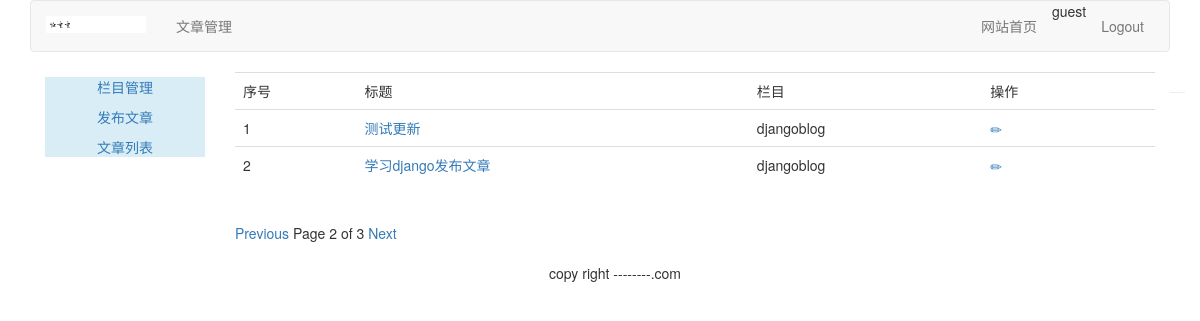
The app's page /article/article-list/?page=2 (signed in) with its own data.
### article/models.py (models this page shows, shortened)
class ArticlePost(models.Model):
    author = models.ForeignKey(User, related_name='article', on_delete=models.CASCADE)
    title = models.CharField(max_length=200)
    slug = models.SlugField(max_length=500)
    column = models.ForeignKey(ArticleColumn, related_name='article_column', on_delete=models.CASCADE)
    body = models.TextField()
    created = models.DateTimeField(default=timezone.now)
    updated = models.DateTimeField(auto_now=True)
    users_like = models.ManyToManyField(User, related_name="articles_like", blank=True)
    class Meta:
        ordering = ('-updated',)
        index_together = (('id', 'slug'),)
    def get_absolute_url(self):
        return reverse("article:article_detail", args=[self.id, self.slug])

class ArticleColumn(models.Model):
    user = models.ForeignKey(User, related_name='article_column', on_delete=models.CASCADE)
    column = models.CharField(max_length=200)
    created = models.DateField(auto_now_add=True)
    def __str__(self):
        return self.column

### article/views.py (the view)
@login_required(login_url='../../account/login/')
def article_list(request):
    articles_list = ArticlePost.objects.filter(author=request.user)
    paginator = Paginator(articles_list, 2)
    page = request.GET.get('page')
    try:
        current_page = paginator.page(page)
        articles = current_page.object_list
    except PageNotAnInteger:
        current_page = paginator.page(1)
        articles = current_page.object_list
    except EmptyPage:
        current_page = paginator.page(paginator.num_pages)
        articles = current_page.object_list
    return render(request, 'article/column/article_list.html', {'articles': articles,
                                                                'page': current_page})

### templates/article/column/article_list.html (shortened to what this page needs)
{% extends 'article/base.html' %}
{% load  staticfiles %}
{% block content %}
<div>
    <table class="table table-hover">
        <tr>
            <td>序号</td>
            <td>标题</td>
            <td>栏目</td>
            <td>操作</td>
        </tr>
        {% for article in articles %}
        <tr id={{ article.id }}>
            <td>{{ forloop.counter }}</td>
            <td><a href="{{ article.get_absolute_url }}">{{ article.title }}</a> </td>
            <td>{{ article.column }}</td>
            <td>
                <a name="edit" href="{% url "article:redit_article" article.id  %}"><span class="glyphicon glyphicon-pencil"></span></a>
                <a name="delete" href="javascript:" onclick="del_article(this,{{ article.id }})">
                    <span class="glyphicon glyphicon-trash" style="margin-left:20px;"></span>
                </a>
            </td>
        </tr>
        {% endfor %}
    </table>
    {% include 'paginator.html' %}
</div>
{% endblock %}

### templates/article/header.html
{% load staticfiles %}
<div class="container">
    <nav class="navbar navbar-default" role="navigation">
        <div class="navbar-header">
            <a class="navbar-brand" href="http://www.itdiffer.com">
                <img src="{%static 'images/rtt.png' %}" width="100px"> </a>
        </div>
        <div>
            <ul class="nav navbar-nav" role="tablist">
                <li><a href="{% url 'article:article_column' %}">文章管理</a> </li>
            </ul>
            <ul class="nav navbar-nav navbar-right" style="margin-right:10px">
                <li><a href="{% url 'blog:blog_title' %}" >网站首页</a></li>
                <li><span>{{ user.username}}</span></li>
                <li><a href="{% url 'account:user_logout' %}">Logout</a> </li>
            </ul>
        </div>
    </nav>
</div>

### records on screen
ArticlePost: title "测试更新", column "djangoblog"
ArticlePost: title "学习django发布文章", column "djangoblog"

### other values on screen
{{ user.username }} "guest"
{{ page.number }} "2"
{{ page.paginator.num_pages }} "3"
